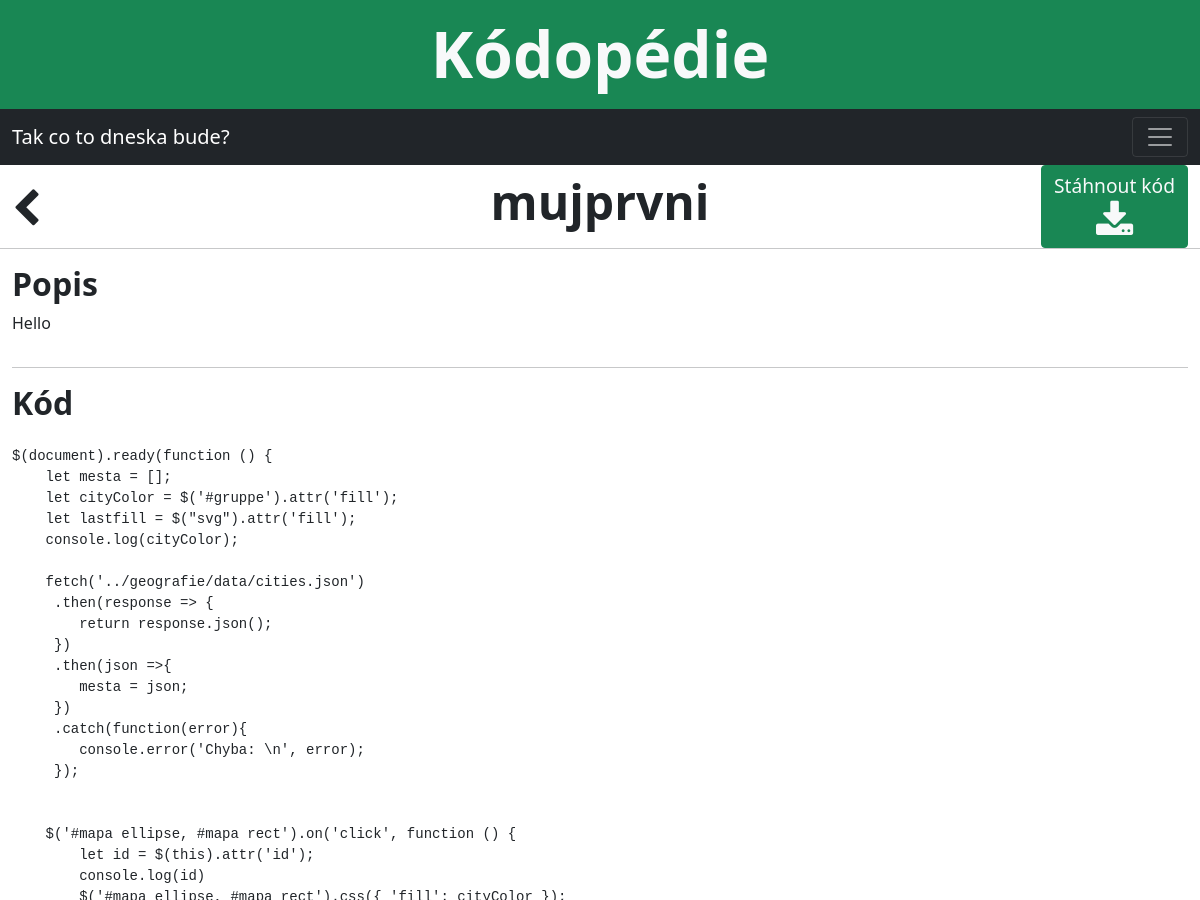
/home/code/1/ (upper part), run on an earlier commit of the app's database.
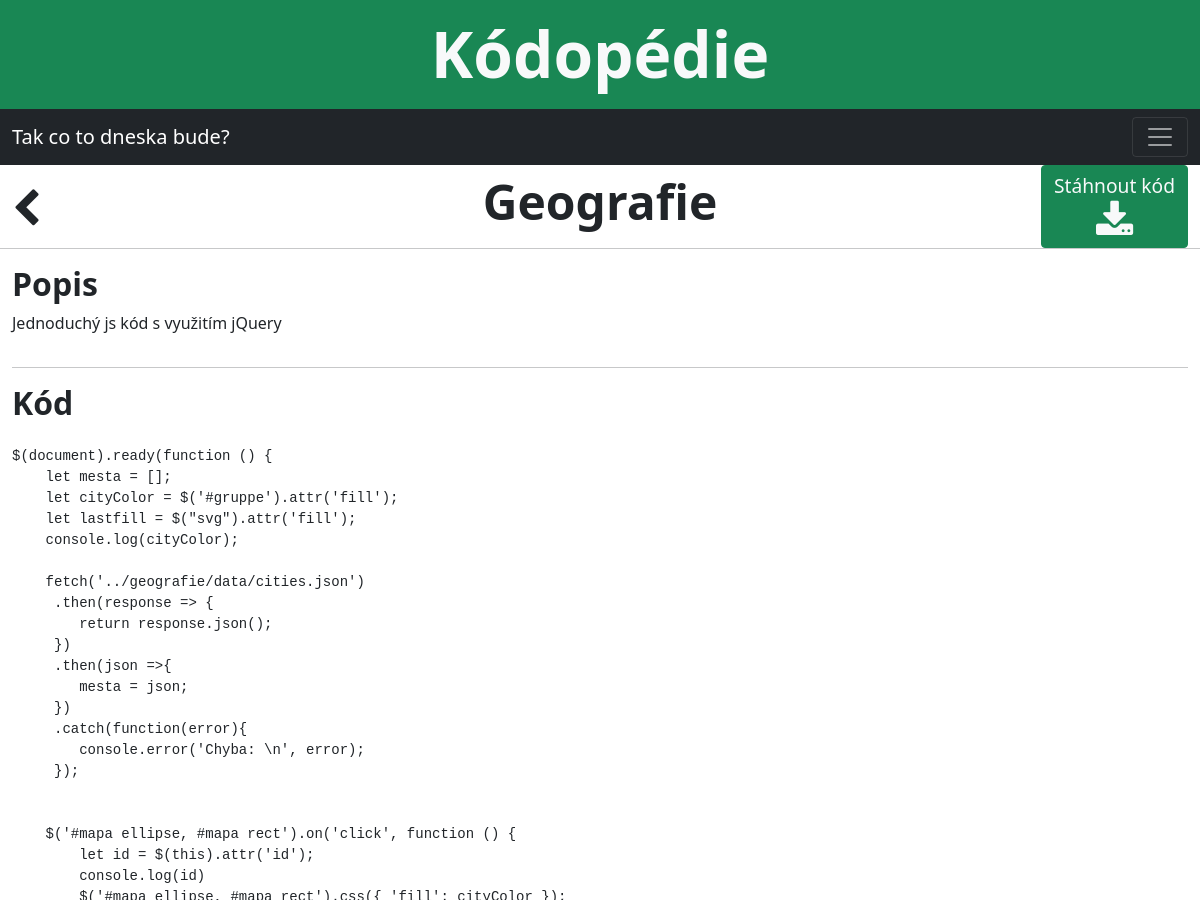
And on a later commit of the database.
### guide/models.py (models this page shows, shortened)
class Code(models.Model):
    name = models.CharField(max_length=100, verbose_name='Obsah kódu', help_text='Krátce popište, co je cílem kódu')
    desc = models.TextField(verbose_name='Popis kódu', help_text='Stručně popište, jak bude kód fungovat')
    alignment = models.ForeignKey(SubjectInfo, on_delete=models.CASCADE)
    lang = models.ManyToManyField(Lang, help_text='Vyberte název jazyka')
    difficulty = models.IntegerField(blank=True, null=True, validators=[MinValueValidator(1), MaxValueValidator(10)],
                                     verbose_name='Obtížnost kódu (1-10)', help_text='Zadejte obtížnost kódu v hodnotách od 1 do 10')
    code = models.FileField(upload_to=code_path, null=True, verbose_name='Zdrojový kód')
    class Meta:
        ordering = ['name']

### guide/views.py (the view)
# urls.py: path('code/<int:pk>/', views.CodeDetail.as_view(), name='code_detail'),
class CodeDetail(DetailView):
    model = Code
    context_object_name = 'code_detail'
    template_name = 'codes/code.html'

### guide/templatetags/custom_tags.py (called while the page is built)
@register.filter
def readfile(text):
    with text.open() as f:
        lines = f.readlines()
        data = ""
        for line in lines:
            line = line.decode('utf-8')
            if line.startswith("\\t"):
                line += ("\\t")
            print(line)
            data += line
        return data

### guide/templates/codes/code.html (shortened to what this page needs)
{% extends 'def.html' %}
{% load static %}
{% load custom_tags %}
{% block css %} <link rel="stylesheet" href="{% static 'css/dracula.css' %}"> {% endblock %}
{% block content %}
    <div class="row">
        <a class=" col-3 fa fa-chevron-left pt-4 text-decoration-none text-dark" href="{% url 'code_list' %}"></a>
        <h3 class="col-6 display-5 pt-2 text-center fw-bold"> {{ code_detail.name }} </h3>
        <div class="col-3 d-flex justify-content-end">
            <button class="btn btn-success"><a href="{{ code_detail.code.url }}" class="text-decoration-none text-light" download><div style="font-size: 1.2em;">Stáhnout kód</div> <i class="fa fa-download"></i></a></button>
        </div>
        <hr>
    </div>
    <div class="row">
        <h2 class="fw-bold"style="">Popis</h2>
        <p>{{ code_detail.desc }}</p>
    </div>
    <hr>
    <h2 class="fw-bold">Kód</h2>
    <div class="row h-50">
        <div class="col-12">
            <p id="code"><pre class="rounded"><code>{{ code_detail.code | readfile }}</code></pre></p>
        </div>
    </div>
{% endblock %}

What changed in the data, as far as the page shows it:
changed Code: name "mujprvni" → "Geografie"; desc "Hello" → "Jednoduchý js kód s využitím jQuery"
